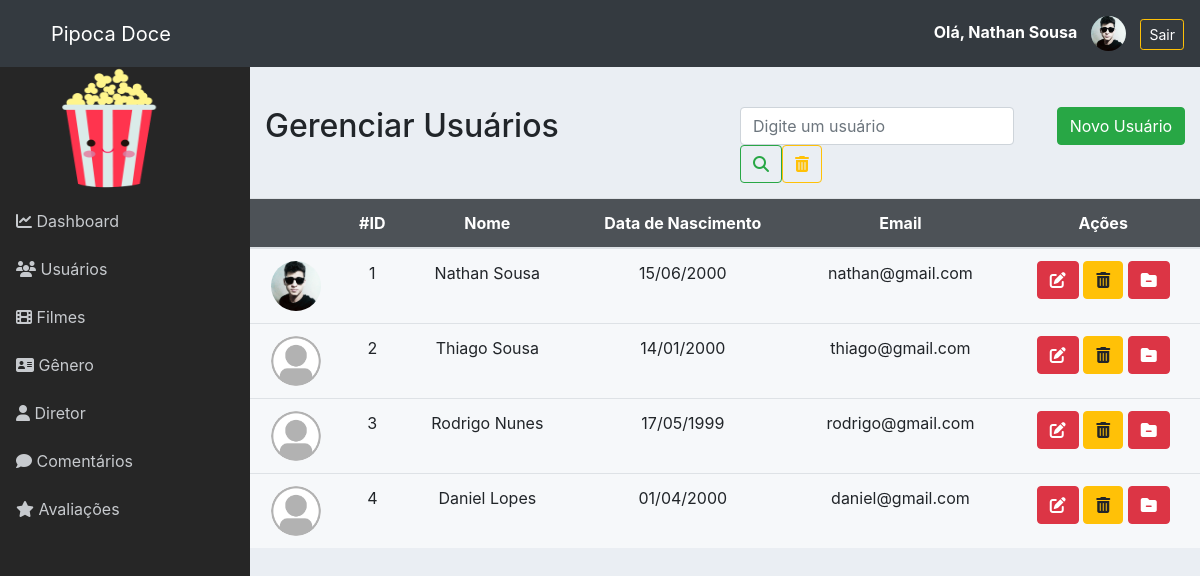
Before: /admin/usuario.php (signed in) with the older database file.
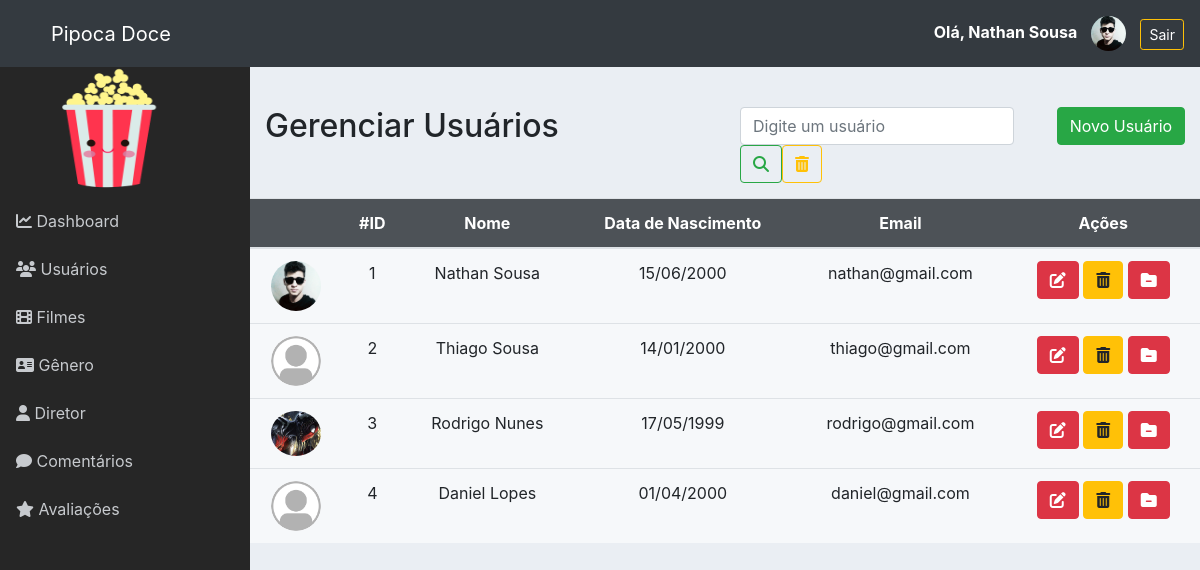
After: the same page with the newer database file.
### tables this page shows
CREATE TABLE `usuario` (
  `id` int NOT NULL AUTO_INCREMENT,
  `nome` varchar(100) NOT NULL,
  `dataNascimento` date DEFAULT NULL,
  `email` varchar(45) NOT NULL,
  `senha` varchar(255) NOT NULL,
  `imagem` varchar(255) DEFAULT NULL,
  PRIMARY KEY (`id`)
);

### admin/classes/Conexao.php (called while the page is built, shortened)
<?php
class Conexao
{
	private $host;
	private $user;
	private $password;
	public function __construct() {
		$this->host = 'mysql:host=localhost;dbname=pipoca_doce';
		$this->user = 'root';
		$this->password = 'root';
	}
	public function conectar() {
		try {
			$conn = new PDO(
				$this->host,
				$this->user,
				$this->password,
				array(
					PDO::ATTR_ERRMODE => PDO::ERRMODE_EXCEPTION,
					PDO::MYSQL_ATTR_INIT_COMMAND => "SET NAMES utf8"
				)
			);
			return $conn;
		} catch (PDOException $e) {
			echo 'Erro na conexao. Erro reportado: ' . $e->getMessage();
			exit;
		}
	}
}

### admin/classes/UsuarioDAO.php (called while the page is built, shortened)
<?php
require_once 'Model.php';
class UsuarioDAO extends Model
{
	public function __construct()
	{
		$this->tabela = 'usuario';
		$this->class = 'Usuario';
	}
	public function listar($pesquisa = '')
	{
		if ($pesquisa != '') {
			$sql = "SELECT * FROM {$this->tabela}
					WHERE nome like '%{$pesquisa}%'
						OR nome like '%{$pesquisa}%'";
		} else {
			$sql = "SELECT * FROM {$this->tabela}";
		}
		$stmt = $this->db->prepare($sql);
		$stmt->setFetchMode(PDO::FETCH_CLASS, $this->class);
		$stmt->execute();
		return $stmt->fetchAll();
	}
}

### admin/classes/Model.php (called while the page is built, shortened)
<?php
require 'Conexao.php';
class Model
{
	public function __construct()
	{
		$conexao = new Conexao();
		$this->db = $conexao->conectar();
	}
}

### admin/classes/Usuario.php (called while the page is built, shortened)
<?php
class Usuario
{
	private $id;
	private $nome;
	private $dataNascimento;
	private $email;
	private $imagem;
    public function getId()
    {
        return $this->id;
    }
    public function getNome()
    {
        return $this->nome;
    }
    public function getDataNascimento()
    {
        if($this->dataNascimento != '') {
            $data = explode('-', $this->dataNascimento);
            $nova_data = $data[2] .'/'.$data[1] . '/' . $data[0];
            return $nova_data;
        }
        return '';
    }
    public function getEmail()
    {
        return $this->email;
    }
    public function getImagem()
    {
        return $this->imagem;
    }
}

### admin/usuario.php (the view)
<?php include './layout/header.php';?>
<?php include './layout/menu.php';?>
<?php
require 'classes/Usuario.php';
require 'classes/UsuarioDAO.php';
$usuarioDAO = new UsuarioDAO();
$usuarios = $usuarioDAO->listar();
if(isset($_GET['pesquisa']) && $_GET['pesquisa'] != '') {
	$usuarios = $usuarioDAO->listar($_GET['pesquisa']);
} else {
	$usuarios = $usuarioDAO->listar();
}
?>
<div class="row" style="margin-top:40px">
	<div class="col-6">
		<h2>Gerenciar Usuários</h2>
	</div>
	<div class="col-4">
		<form class="form-inline my-2 my-lg-0">
		      <input class="form-control mr-sm-2" name="pesquisa" type="search" placeholder="Digite um usuário" aria-label="Pesquisar" value="<?= (isset($_GET['pesquisa']) ? $_GET['pesquisa'] : '') ?>">
		      <button class="btn btn-outline-success my-2 my-sm-0" type="submit">
		      	<i class="fas fa-search"></i>
		      </button>
		      <a href="./usuario.php" class="btn btn-outline-warning my-2 my-sm-0">
		      	<i class="fas fa-trash-alt"></i>
		      </a>
	    </form>
	</div>
	<div class="col-2">
		<a href="form_usuario.php" class="btn btn-success">Novo Usuário</a>
	</div>
</div>
<div class="row">
	<table class="table table-hover table-responsive-lg">
		<thead>
			<tr>
				<th></th>
				<th>#ID</th>
				<th>Nome</th>
				<th>Data de Nascimento</th>
				<th>Email</th>
				<th>Ações</th>
			</tr>
		</thead>
		<tbody>
			<?php foreach ($usuarios as $usuario) { ?>
			<tr>
				<td class="text-center">
					<img src="assets/img/usuario/<?= ($usuario->getImagem() != '' && file_exists('assets/img/usuario/'.$usuario->getImagem()) ? $usuario->getImagem() : 'usuario.png') ?>" alt="" width="50" class="rounded-circle">
				</td>
				<td><?= $usuario->getId() ?></td>
				<td><?= $usuario->getNome() ?></td>
				<td><?= $usuario->getDataNascimento() ?></td>
				<td><?= $usuario->getEmail() ?></td>
				<td>
					<a href="form_usuario.php?id=<?= $usuario->getId() ?>" class="btn btn-danger">
						<i class="fas fa-edit"></i>
					</a>
					<a href="controle_usuario.php?acao=deletar&id=<?= $usuario->getId() ?>" class="btn btn-warning" onclick="return confirm('Deseja realmente exluir o usuário?')">
						<i class="fas fa-trash-alt"></i>
					</a>
					<a href="controle_usuario.php?acao=removeImagem&id=<?= $usuario->getId() ?>" onclick="return confirm('Deseja realmente remover a imagem?')" class="btn btn-danger" title="Remover imagem">
						<i class="fas fa-folder-minus"></i>
					</a>
				</td>
			</tr>
			<?php } ?>
		</tbody>
	</table>
</div>
<?php include './layout/footer.php';?>

Changed rows visible on the page:
changed usuario "Rodrigo Nunes": imagem: picture added in place of a placeholder
